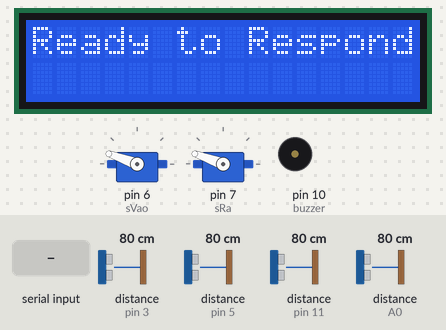
Recording of a sketch running on a simulated Arduino Uno, built with avr-gcc and run on an emulated ATmega328P. Shown: 16×2 character LCD, 2 × servo, buzzer (waves = sounding, pin HIGH). Wiring (inferred from the names in the program): 4 × ultrasonic range finder: trigger pin 2, echo pin 3 / trigger pin 4, echo pin 5 / trigger pin 8, echo pin 11 / trigger pin 12, echo A0. The test bench sets the inputs (shaded band); at power-on: distance to the obstacle (sensors on pin 3, A0, pin 5, pin 11) 80 cm. The echo pulse lasts 58.3 µs per cm; pins used as bus, display or sensor lines are not drawn; what the sketch prints to the serial monitor is not drawn.

Above: at 3.3 s.
3.4 s: "ALARM_FAKE\n" received over Serial
At 3.56 s:
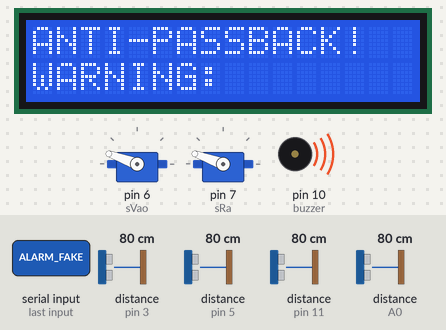
5.6 s: distance to the obstacle (sensor on pin 3) set to 12 cm
7.2 s: distance to the obstacle (sensor on pin 3) set to 9 cm
At 8.0 s:
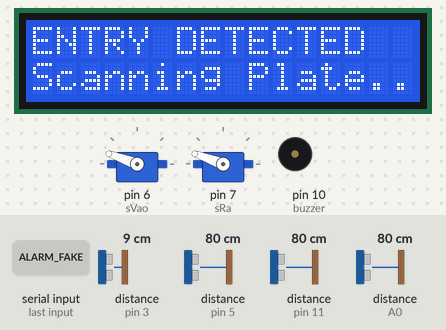
8.7 s: distance to the obstacle (sensor on A0) set to 12 cm
11.5 s: distance to the obstacle (sensor on A0) set to 9 cm
At 13.9 s:
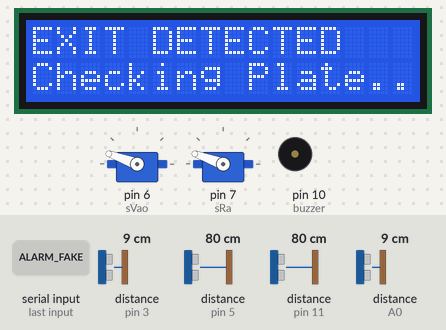
14.5 s: "ENTRY_GO\n" received over Serial
At 15.09 s:
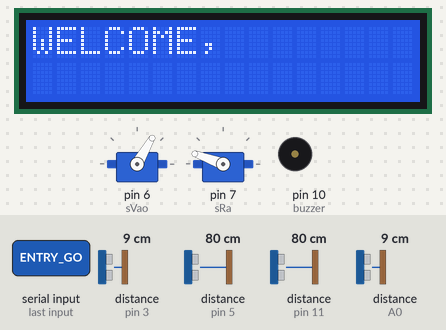
Timing chart, 0 to 17.5 s (numbered marks = the images above; inputs shaded):
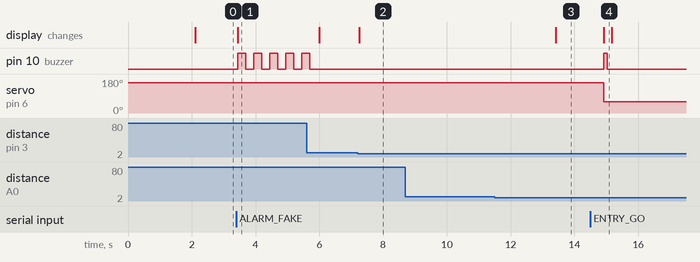

The sketch:

Hardware.ino
```cpp
#include <Wire.h>
#include <LiquidCrystal_I2C.h>
#include <Servo.h>

LiquidCrystal_I2C lcd(0x27, 16, 2);
Servo sVao, sRa;

const int GATE_DOWN = 160;
const int GATE_UP   = 60;
const int buzzer = 10;
const int threshold = 10;

// --- LANE A (ENTRY) ---
const int trigInA = 2;  const int echoInA = 3;
const int trigOutA = 4; const int echoOutA = 5;

// --- LANE B (EXIT) - ADDED ---
const int trigInB = 12; const int echoInB = A0;
const int trigOutB = 8;  const int echoOutB = 11;

// Trạng thái hệ thống
bool vaoOpen = false;
bool raOpen = false;
bool manualOverride = false;

void setup() {
  Serial.begin(9600);
  lcd.init(); lcd.backlight();
  sVao.attach(6);
  sRa.attach(7); // Servo cổng ra
  pinMode(buzzer, OUTPUT);
  sVao.write(GATE_DOWN);
  sRa.write(GATE_DOWN);
  updateLCD("BKEzPass Group 8", "System Ready");
  delay(2000);
  resetLCD();
}

void loop() {
  // --- 1. NHẬN LỆNH TỪ PYTHON ---
  if (Serial.available() > 0) {
    String input = Serial.readStringUntil('\n');
    input.trim();
    if (input.length() == 0) return; // Bảo vệ lỗi chuỗi rỗng

    int separator = input.indexOf(':');
    String cmd = (separator != -1) ? input.substring(0, separator) : input;
    String payload = (separator != -1) ? input.substring(separator + 1) : "";

    // 🔥 BẢO VỆ LCD: Ép cắt chuỗi tối đa 16 ký tự để không bị tràn màn hình
    if (payload.length() > 16) {
        payload = payload.substring(0, 16);
    }

    // LUỒNG 1: QUÉT AI TỰ ĐỘNG (ENTRY)
    if (cmd == "ENTRY_GO") {
      sVao.write(GATE_UP);
      vaoOpen = true;
      manualOverride = false;
      updateLCD("WELCOME,", payload);
      beep(1);
    }
    // LUỒNG MỚI: QUÉT AI TỰ ĐỘNG (EXIT)
    else if (cmd == "EXIT_GO") {
      sRa.write(GATE_UP);
      raOpen = true;
      manualOverride = false;
      updateLCD("SAFE TRAVELS,", payload);
      beep(1);
    }
    // LUỒNG 2: MỞ THỦ CÔNG CỔNG VÀO
    else if (cmd == "MANUAL_OPEN_IN") {
      sVao.write(GATE_UP);
      vaoOpen = true;
      manualOverride = true;
      updateLCD("EMERGENCY OPENED", "INBOUND GATE");
    }
    // LUỒNG 3: MỞ THỦ CÔNG CỔNG RA
    else if (cmd == "MANUAL_OPEN_OUT") {
      sRa.write(GATE_UP);
      raOpen = true;
      manualOverride = true;
      updateLCD("EMERGENCY OPENED", "OUTBOUND GATE");
    }
    // LUỒNG 4: ĐÓNG CỔNG THỦ CÔNG
    else if (cmd == "FORCE_CLOSE") {
      sVao.write(GATE_DOWN);
      sRa.write(GATE_DOWN);
      vaoOpen = false;
      raOpen = false;
      manualOverride = false;
      updateLCD("EMERGENCY CLOSED", "By Operator");
      delay(2000);
      resetLCD();
    }
    // LUỒNG 5: TỪ CHỐI XE
    else if (cmd == "DENY_PLATE") {
      updateLCD("UNAUTHORIZED", payload);
      beep(1);
    }
    // LUỒNG 6: BÁO ĐỘNG ANTI-PASSBACK
    else if (cmd == "ALARM_FAKE") {
      sVao.write(GATE_DOWN);
      sRa.write(GATE_DOWN);
      vaoOpen = false;
      raOpen = false;
      updateLCD("ANTI-PASSBACK!", "WARNING: " + payload);
      for(int i = 0; i < 5; i++) {
        digitalWrite(buzzer, HIGH);
        delay(250);
        digitalWrite(buzzer, LOW);
        delay(250);
      }
      resetLCD();
    }
  }

  // --- 2. XỬ LÝ CẢM BIẾN SIÊU ÂM ---
  int dInA = getDist(trigInA, echoInA);
  int dOutA = getDist(trigOutA, echoOutA);
  int dInB = getDist(trigInB, echoInB);   // Cảm biến chờ cổng ra
  int dOutB = getDist(trigOutB, echoOutB); // Cảm biến sau cổng ra

  // PHÁT HIỆN XE CỔNG VÀO (LANE A)
  if (dInA < threshold && !vaoOpen) {
    updateLCD("ENTRY DETECTED", "Scanning Plate...");
    Serial.println("CAR_ARRIVED");
    delay(1500);
  }

  // PHÁT HIỆN XE CỔNG RA (LANE B) - MỚI
  if (dInB < threshold && !raOpen) {
    updateLCD("EXIT DETECTED", "Checking Plate...");
    Serial.println("CAR_EXITING"); // Gửi tín hiệu để Python quét Unflag
    delay(1500);
  }

  // TỰ ĐỘNG ĐÓNG CỔNG - Chỉ chạy nếu KHÔNG BỊ KHÓA
  if (!manualOverride) {
    // Đóng cổng vào
    if (dOutA < threshold && vaoOpen) {
      delay(1000);
      sVao.write(GATE_DOWN);
      vaoOpen = false;
      updateLCD("GATE CLOSING", "Thank You");
      beep(2);
      delay(2000);
      resetLCD();
    }
    // Đóng cổng ra - MỚI
    if (dOutB < threshold && raOpen) {
      delay(1000);
      sRa.write(GATE_DOWN);
      raOpen = false;
      updateLCD("GATE CLOSING", "See You Again");
      beep(2);
      delay(2000);
      resetLCD();
    }
  }
}

// --- Các hàm phụ trợ ---
int getDist(int t, int e) {
  pinMode(t, OUTPUT); pinMode(e, INPUT);
  digitalWrite(t, LOW); delayMicroseconds(2);
  digitalWrite(t, HIGH); delayMicroseconds(10);
  digitalWrite(t, LOW);
  long duration = pulseIn(e, HIGH, 25000);
  if (duration == 0) return 999;
  return duration * 0.034 / 2;
}

void beep(int t) {
  for(int i=0; i<t; i++) {
    digitalWrite(buzzer, HIGH); delay(100);
    digitalWrite(buzzer, LOW);  delay(100);
  }
}

void updateLCD(String line1, String line2) {
  lcd.clear(); lcd.print(line1); lcd.setCursor(0, 1); lcd.print(line2);
}

void resetLCD() {
  lcd.clear(); lcd.print("Ready to Respond");
}
```

Measured:
- the behaviour switches between 11 and 10 cm on distance to the obstacle (sensor on pin 3) (found by bisection; images 1 and 2)
- the behaviour switches between 11 and 10 cm on distance to the obstacle (sensor on A0) (found by bisection; images 2 and 3)
- after the input at 3.4 s, pin 10 (buzzer): alternates HIGH for 0.25 s and LOW for 0.25 s, starting at once; the display: changes at once (image 1)
- after the input at 7.2 s, the display: changes after 0.05 s (image 2)
- after the input at 8.7 s, every drawn part: stays the same
- after the input at 11.5 s, the display: changes after 1.9 s (image 3)
- after the input at 14.5 s, pin 10 (buzzer): LOW → HIGH after 0.43 s, → LOW 0.10 s later; servo on pin 6 (sVao): 160° → 60° after 0.43 s; the display: changes after 0.43 s (image 4)
